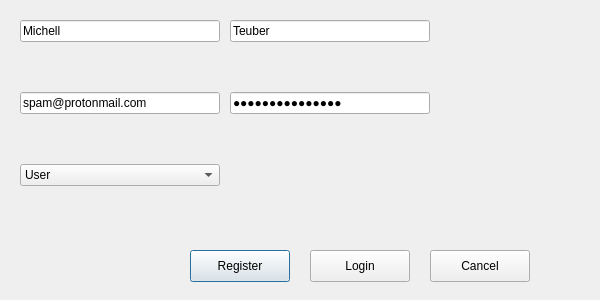
<?xml version="1.0" encoding="UTF-8"?>
<ui version="4.0">
 <class>CredentialDialog</class>
 <widget class="QDialog" name="CredentialDialog">
  <property name="geometry">
   <rect>
    <x>0</x>
    <y>0</y>
    <width>600</width>
    <height>300</height>
   </rect>
  </property>
  <property name="windowTitle">
   <string>Dialog</string>
  </property>
  <widget class="QWidget" name="formLayoutWidget">
   <property name="geometry">
    <rect>
     <x>10</x>
     <y>10</y>
     <width>581</width>
     <height>231</height>
    </rect>
   </property>
   <layout class="QFormLayout" name="formLayout">
    <property name="labelAlignment">
     <set>Qt::AlignLeading|Qt::AlignLeft|Qt::AlignVCenter</set>
    </property>
    <property name="horizontalSpacing">
     <number>10</number>
    </property>
    <property name="verticalSpacing">
     <number>50</number>
    </property>
    <property name="leftMargin">
     <number>10</number>
    </property>
    <property name="topMargin">
     <number>10</number>
    </property>
    <property name="rightMargin">
     <number>10</number>
    </property>
    <property name="bottomMargin">
     <number>10</number>
    </property>
    <item row="0" column="0">
     <widget class="QLineEdit" name="lineEditName">
      <property name="minimumSize">
       <size>
        <width>200</width>
        <height>0</height>
       </size>
      </property>
      <property name="maximumSize">
       <size>
        <width>200</width>
        <height>16777215</height>
       </size>
      </property>
      <property name="text">
       <string>Michell</string>
      </property>
      <property name="placeholderText">
       <string>z.B.: Max</string>
      </property>
     </widget>
    </item>
    <item row="1" column="0">
     <widget class="QLineEdit" name="lineEditEmail">
      <property name="minimumSize">
       <size>
        <width>200</width>
        <height>0</height>
       </size>
      </property>
      <property name="maximumSize">
       <size>
        <width>200</width>
        <height>16777215</height>
       </size>
      </property>
      <property name="text">
       <string>spam@protonmail.com</string>
      </property>
      <property name="placeholderText">
       <string>z.B.: spam@protonmail.com</string>
      </property>
     </widget>
    </item>
    <item row="0" column="1">
     <widget class="QLineEdit" name="lineEditLastName">
      <property name="minimumSize">
       <size>
        <width>200</width>
        <height>0</height>
       </size>
      </property>
      <property name="maximumSize">
       <size>
        <width>200</width>
        <height>16777215</height>
       </size>
      </property>
      <property name="text">
       <string>Teuber</string>
      </property>
      <property name="placeholderText">
       <string>z.B.: Mustermann</string>
      </property>
     </widget>
    </item>
    <item row="1" column="1">
     <widget class="QLineEdit" name="lineEditPassword">
      <property name="maximumSize">
       <size>
        <width>200</width>
        <height>16777215</height>
       </size>
      </property>
      <property name="text">
       <string>12345!Password#</string>
      </property>
      <property name="echoMode">
       <enum>QLineEdit::Password</enum>
      </property>
      <property name="placeholderText">
       <string>password1234!#=&quot;cdf</string>
      </property>
     </widget>
    </item>
    <item row="2" column="0">
     <widget class="QComboBox" name="comboBoxRoles">
      <property name="minimumSize">
       <size>
        <width>200</width>
        <height>0</height>
       </size>
      </property>
      <property name="maximumSize">
       <size>
        <width>200</width>
        <height>16777215</height>
       </size>
      </property>
      <item>
       <property name="text">
        <string>User</string>
       </property>
      </item>
      <item>
       <property name="text">
        <string>Admin</string>
       </property>
      </item>
     </widget>
    </item>
   </layout>
  </widget>
  <widget class="QPushButton" name="pushButtonRegister">
   <property name="geometry">
    <rect>
     <x>190</x>
     <y>250</y>
     <width>100</width>
     <height>32</height>
    </rect>
   </property>
   <property name="text">
    <string>Register</string>
   </property>
  </widget>
  <widget class="QPushButton" name="pushButtonCancel">
   <property name="geometry">
    <rect>
     <x>430</x>
     <y>250</y>
     <width>100</width>
     <height>32</height>
    </rect>
   </property>
   <property name="text">
    <string>Cancel</string>
   </property>
  </widget>
  <widget class="QPushButton" name="pushButtonLogin">
   <property name="geometry">
    <rect>
     <x>310</x>
     <y>250</y>
     <width>100</width>
     <height>32</height>
    </rect>
   </property>
   <property name="text">
    <string>Login</string>
   </property>
  </widget>
 </widget>
 <resources/>
 <connections/>
</ui>
